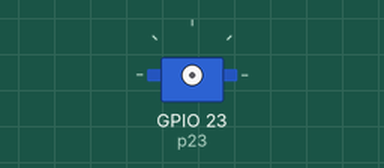
Simulated run of this program. Board: ESP32 board running MicroPython. On the bench: servo. Servo angles are drawn from the pulse width (0.5 ms = 0°, 2.5 ms = 180°). At 9.0 s the program stops and its outputs stay as they are.

Above: at 0.1 s.
At 2.1 s:
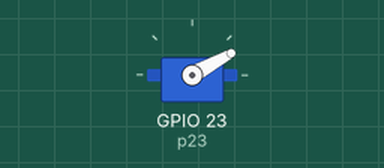
At 4.1 s:
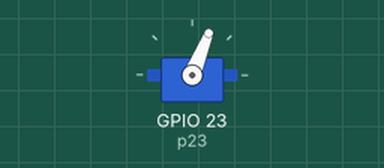
At 8.6 s:
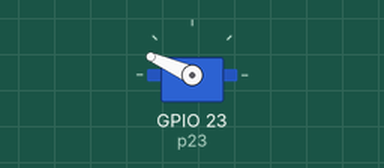
Timing chart, 0 to 10.1 s (numbered marks = the images above):
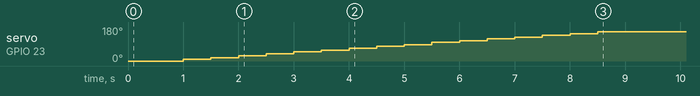

The program:

main.py
```python
# Creditos: TechToTinker

#Cargamos las librerias
import machine
import time

# Definimos el pin del servomotor
p23 = machine.Pin(23, machine.Pin.OUT)
servo1 = machine.PWM(p23)

# Definimos el ancho de pulso
servo1.freq(50)

#Inicializamos el servo en 0 grados
servo1.duty(0)

# Implementamos la funcion map de arduino de 0 to 180 degrees
# Y desde 20 a 120 pwm
def map(x, in_min, in_max, out_min, out_max):
    return int((x - in_min) * (out_max - out_min) / (in_max - in_min) + out_min)

# Creamos la funcion servo
# Para usar el servo de acuerdo a los angulos
def servo(pin, angle):
    pin.duty(map(angle, 0, 180, 20, 120))

"""
# Para rotar el servo a 0 grados
servo(servo1, 0)
time.sleep(0.5)
# Para rotar el servo a 90 grados
servo(servo1, 90)
time.sleep(0.5)
# Para rotar el servo a 180 grados
servo(servo1, 180)
time.sleep(0.5)
# Ciclo para rotar el servo de 0 a 180
# De 10 en 10 grados

"""
for i in range(0, 180, 10):
    servo(servo1, i)
    time.sleep(0.5)

# from machine import Pin, I2C
# from time import sleep
# import TCS34725
# import ssd1306

# # Inicializa I2C
# i2c = I2C(0, sda=Pin(21), scl=Pin(22))

# # Verificar dispositivos I2C
# devices = i2c.scan()

# # Direcciones I2C comunes
# TCS34725_ADDR = 0x29  # Dirección por defecto del sensor TCS34725
# SSD1306_ADDR = 0x3C   # Dirección por defecto de la pantalla OLED

# # Variables de estado
# sensor_conectado = TCS34725_ADDR in devices
# pantalla_conectada = SSD1306_ADDR in devices

# try:
#     # Inicializa la pantalla OLED si está conectada
#     if pantalla_conectada:
#         oled = ssd1306.SSD1306_I2C(128, 64, i2c)
#         oled.fill(0)
#         if sensor_conectado:
#             oled.text("Sensor conectado", 0, 0)
#         else:
#             oled.text("Sensor NO conectado", 0, 0)
#         oled.text("Pantalla conectada", 0, 10)
#         oled.show()
#     else:
#         print("Pantalla OLED no conectada.")
# except Exception as e:
#     print(f"Error al inicializar la pantalla: {e}")

# # Inicializa el sensor si está conectado
# if sensor_conectado:
#     try:
#         sensor = TCS34725.TCS34725(i2c)
#     except Exception as e:
#         print(f"Error al inicializar el sensor: {e}")
# else:
#     print("Sensor TCS34725 no conectado.")

# sensor = TCS34725.TCS34725(i2c)

# # Bucle principal
# if sensor_conectado and pantalla_conectada:
#     while True:
#         # Lee los valores del sensor
#         r, g, b, c = sensor.read('raw')

#         # Muestra los valores en la consola
#         print('Rojo: {}, Verde: {}, Azul: {}, Claro: {}'.format(r, g, b, c))

#         # Muestra los valores en la pantalla OLED
#         oled.fill(0)
#         oled.text('Rojo: {}'.format(r), 0, 0)
#         oled.text('Verde: {}'.format(g), 0, 10)
#         oled.text('Azul: {}'.format(b), 0, 20)
#         oled.text('Claro: {}'.format(c), 0, 30)
#         oled.show()

#         sleep(1)
# else:
#     print("Conexión incompleta. Verifica hardware.")
```
